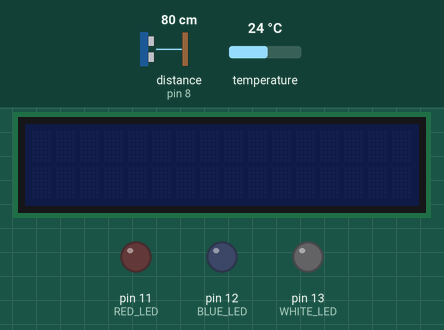
Bench run of a sketch on a simulated Arduino Uno, built with avr-gcc and run on an emulated ATmega328P. Parts: 16×2 character LCD, output pins drawn as LEDs (lit = HIGH). The inputs (shaded band) are chosen by the test bench; at power-on: distance to the obstacle (sensor on pin 8) 80 cm, temperature 24 °C. The echo pulse lasts 58.3 µs per cm; sleep ends after the set time or at an interrupt.

Above: at 1.2 s.
1.3 s: distance to the obstacle (sensor on pin 8) set to 11 cm
3.2 s: distance to the obstacle (sensor on pin 8) set to 8 cm
At 4.7 s:
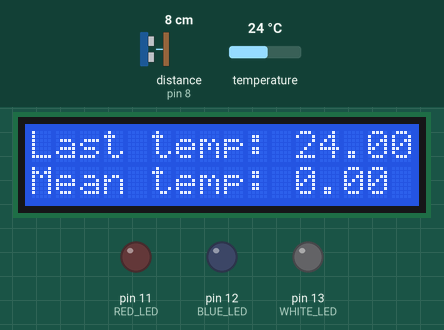
5.0 s: temperature set to 20.8 °C
At 6.9 s:
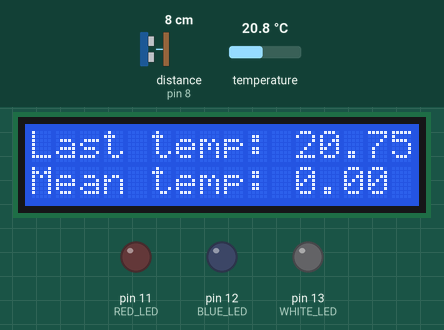
7.3 s: temperature set to 19.3 °C
At 9.0 s:
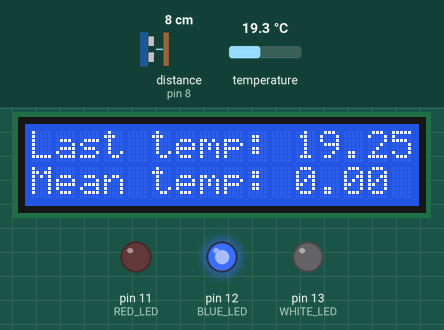
11.0 s: temperature set to 28 °C
At 26.3 s:
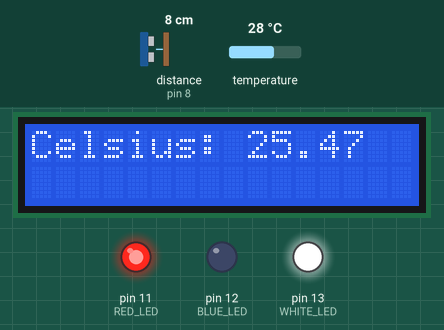
Timing chart, 0 to 27.8 s (numbered marks = the images above; inputs shaded):
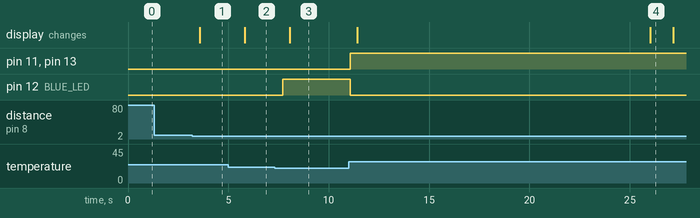

The sketch:

smart_thermometer_8855_8851.ino
```cpp
// Include the libraries we need
#include <OneWire.h>
#include <DallasTemperature.h>
#include <Wire.h>
#include <LiquidCrystal_I2C.h>
#include <NewPing.h>
#include <avr/sleep.h>
#include <avr/power.h>

/* LCD display */
LiquidCrystal_I2C lcd(0x27, 16, 2); // Set the LCD address to 0x27 for a 16 chars and 2 line display

/* Temperature Sensor DS18B20 */
#define ONE_WIRE_BUS 4  // Data wire is plugged into port 4 on the Arduino
OneWire oneWire(ONE_WIRE_BUS);
DallasTemperature sensors(&oneWire);  // Pass our oneWire reference to Dallas Temperature.

/* Ultrasonic Sensor HC-SR04*/
#define TRIGGER_PIN 7 // Ultrasonic sensor's pin used to initialize measurement by sending US wave
#define ECHO_PIN 8 // Ultrasonic sensor's pin used to receive the US wave
#define MAX_DISTANCE 200 // Maximum recognisable distance
NewPing sonar(TRIGGER_PIN, ECHO_PIN, MAX_DISTANCE); // constructor for sonar


/*Definitions*/
#define MAX_TEMP 26 // in Celsius -> RED AND BLUE LED ON
#define MIN_TEMP 20 // in Celsius -> WHITE LED ON
#define ACTIVATION_DISTANCE 10 // Distance (10cm) less than which LCD show's temperature mean value and current measurement

// Define Pins for LEDs
#define RED_LED 11
#define BLUE_LED 12
#define WHITE_LED 13

/* Variable Initializations */
int index = 0; // Index for measurements taken every 5 seconds
int distance = 0; // Variable used to store the distance measurements from UltraSonic sensor
int powerOffLCDcounter = 0;
int timer1init=0xE488; // Hex Value to adjust Timer's 1 overflow time - 450 msec
double sum = 0; // Variable used to find the sum of all temperature measurements taken the past 2 minutes
double mean = 0; // Mean value of temperature measurements taken the past 2 minutes
double tempArr[24] = {0}; // initialize temperature-measurements array with zeros

/*-------------------------------------------------------------------------------*/

void setup() {
  Serial.begin(9600); // Set Baud Rate: 9600
  while (!Serial);

  // Set Pins for LEDs as output
  pinMode(RED_LED, OUTPUT);
  pinMode(BLUE_LED, OUTPUT);
  pinMode(WHITE_LED, OUTPUT);

  lcd.init(); // Initialize LCD Monitor
  lcd.noBacklight(); // Disable LCD's Back Light
  sensors.begin(); // Initialize Temperature Sensor

  // Initialize Timer 1 - 7031 cycles * 64 usec/cycle = 450 msec
  TCNT1=timer1init;	 		// Initialize Timer 1 from value 65535-7031=58504 - Overflow every 450 msec
  TIMSK1=1<<TOIE1;	 	// Enable Timer 1 Overflow Interrupt
  TCCR1A = 0x00; 	// Normal timer operation
  TCCR1B=0x05;			// Clock Prescaler (1024): 16000000/1024 = 64 usec/cycle
  sei();				// Enable Global Interrupts

}

/*-------------------------------------------------------------------------------*/

void loop() {

  if (index < 24) { // Time < 2 minutes

    tempArr[index] = getTemp(); // Get temperature measurement

    /* Check if temperature is higher or lower than normal */
    if (tempArr[index] > MAX_TEMP) {
      digitalWrite(RED_LED, HIGH);
      digitalWrite(BLUE_LED, LOW);
      digitalWrite(WHITE_LED, HIGH);
    } else if (tempArr[index] > MIN_TEMP) {
      digitalWrite(RED_LED, LOW);
      digitalWrite(BLUE_LED, LOW);
      digitalWrite(WHITE_LED, LOW);
    } else {
      digitalWrite(RED_LED, LOW);
      digitalWrite(BLUE_LED, HIGH);
      digitalWrite(WHITE_LED, LOW);
    }


    index++; // Increase index for the next measurement
    powerOffLCDcounter++; // used to make LCD black again after displaying value becaused distance was < 10 cm


    /* Sleep Arduino - Save energy and get distance measurements every 500ms*/

    for (int k = 0; k < 10; k++) {
      enterSleep(); // Sleep for approximately 450 ms

      // The rest of the code inside the loop lasts approximately 50 ms
      // 500 ms on every loop in total


      // Code resumes here on wake.

      distance = sonar.ping_cm(); // Get distance measurement
      if (distance < ACTIVATION_DISTANCE && distance != 0)
      {
        powerOffLCDcounter = 0;
        showTemperatureNow(tempArr, index - 1, mean); // LCD show's temperature mean value and current measurement
      }

    }// 500 ms * 10 times = 5 seconds

    if (powerOffLCDcounter == 2) switchOffLCD();

  } else if (index == 24) { // Print Mean Value of Temperatures + Reset Time = 2 minutes

    /* Calculate Mean Value of Temperatures */
    sum = 0;
    for (int i = 0; i < 24; i++) {
      sum += tempArr[i];
    }
    mean = sum / 24.0;


    printLCD_every2min(mean); // Print mean value on LCD
    index = 0; // Reset on every 2 minutes
    powerOffLCDcounter = 0;
  }
}


/********************************** METHODS *****************************************/

/* Puts Arduino to Sleep */
void enterSleep(void)
{
  set_sleep_mode(SLEEP_MODE_IDLE);

  sleep_enable();


  // Disable all of the unused peripherals. This will reduce power
  // consumption further and, more importantly, some of these peripherals
  // may generate interrupts that will wake our Arduino from sleep!
  power_adc_disable();
  power_spi_disable();
  power_timer0_disable();
  power_timer2_disable();
  power_twi_disable();

  /* Now enter sleep mode. */
  sleep_mode();

  /* The program will continue from here after the timer timeout*/
  sleep_disable(); /* First thing to do is disable sleep. */

  /* Re-enable the peripherals. */
  power_all_enable();
}

/* Returns Temperature Measurement */
double getTemp() {
  sensors.requestTemperatures();
  return sensors.getTempCByIndex(0);
}

/* Turn's off LCD Monitor */
void switchOffLCD() {
  lcd.clear();
  lcd.noBacklight();
  return;
}


/* Turn's on LCD Monitor - Prints the mean value of the last 2 minute measurements*/
void printLCD_every2min(double mean) {
  lcd.backlight();
  lcd.clear();  // Clears the LCD screen and positions the cursor in the upper-left corner.
  lcd.setCursor(0, 0); // set cursor to write in the first row from the begining
  lcd.print("Celsius: ");
  lcd.print(mean);
  return;
}

/* Prints the temperature and the mean value of the last 2 minute measurements on LCD */
void showTemperatureNow(double tempArr[], int index, double mean) {
  lcd.backlight();
  lcd.clear();  // Clears the LCD screen and positions the cursor in the upper-left corner.
  lcd.setCursor(0, 0); // set cursor to write in the first row from the begining
  lcd.print("Last temp: ");
  lcd.print(tempArr[index]);
  lcd.setCursor(0, 1); // set cursor to write in the second row from the begining
  lcd.print("Mean temp: ");
  lcd.print(mean);
  return;
}

/* Interrupt Service Routine */
ISR(TIMER1_OVF_vect)
{
    TCNT1=timer1init; // Reset Timer 1
}
```

Measured:
- the behaviour switches between 10 and 9 cm on distance to the obstacle (sensor on pin 8) (found by bisection; images 0 and 1)
- the behaviour switches between 20.1 and 20 °C on temperature (found by bisection; images 2 and 3)
- after the input at 1.3 s, every drawn part: stays the same
- after the input at 3.2 s, the display: changes after 0.38 s (image 1)
- after the input at 5.0 s, the display: changes after 0.82 s (image 2)
- after the input at 7.3 s, pin 12 (BLUE_LED): LOW → HIGH after 0.41 s; the display: changes after 0.76 s (image 3)
- after the input at 11.0 s, pin 11 (RED_LED), pin 13 (WHITE_LED): LOW → HIGH after 0.07 s; pin 12 (BLUE_LED): HIGH → LOW after 0.07 s
